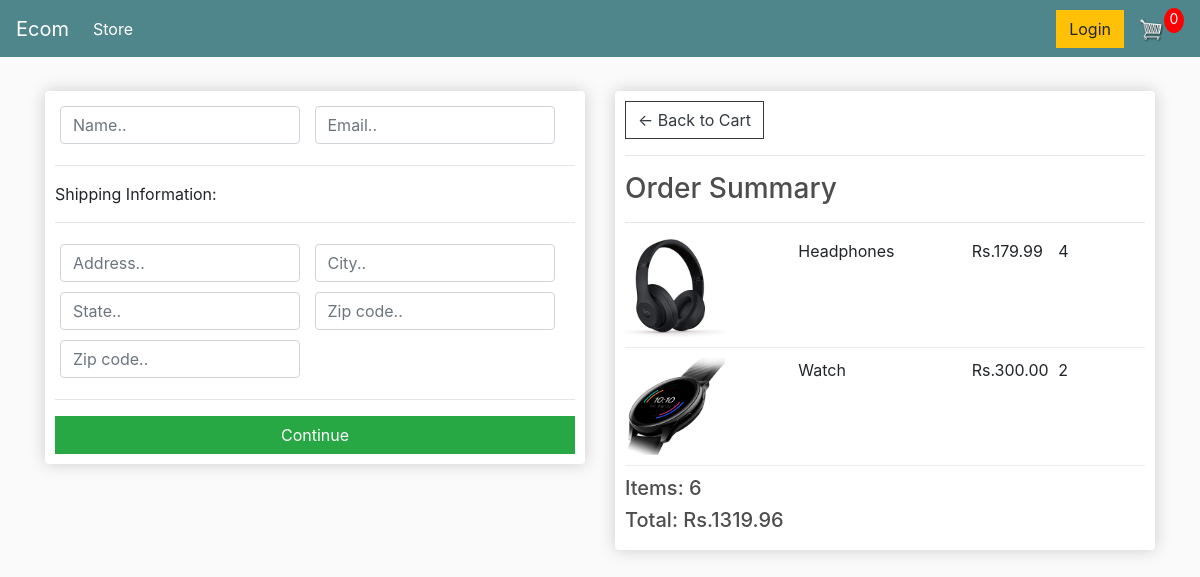
Screenshot of /checkout/ (signed in) with the database file from the repository.
### store/models.py (models this page shows, shortened)
class OrderItem(models.Model):
    product = models.ForeignKey(Product, on_delete=models.SET_NULL, null=True)
    order = models.ForeignKey(Order, on_delete=models.SET_NULL, null=True)
    quantity = models.IntegerField(default=0, null=True, blank=True)
    date_added = models.DateTimeField(auto_now_add=True)
    @property
    def get_total(self):
        total = self.product.price * self.quantity
        return total

class Product(models.Model):
    name = models.CharField(max_length=200, null=True)
    price = models.FloatField()
    digital = models.BooleanField(default=False, null=True, blank=True)
    image = models.ImageField(null=True, blank=True)
    @property
    def imageURL(self):
        try:
            url = self.image.url
        except:
            url = ''
        return url

class Order(models.Model):
    customer = models.ForeignKey(
        Customer, on_delete=models.SET_NULL, null=True, blank=True)
    date_ordered = models.DateTimeField(auto_now_add=True)
    complete = models.BooleanField(default=False, null=True, blank=False)
    transaction_id = models.CharField(max_length=100, null=True)
    @property
    def get_cart_total(self):
        orderitems = self.orderitem_set.all()
        total = sum([item.get_total for item in orderitems])
        return total
    @property
    def get_cart_items(self):
        orderitems = self.orderitem_set.all()
        total = sum([item.quantity for item in orderitems])
        return total

### store/views.py (the view)
# urls.py: path('checkout/', views.checkout, name="checkout"),
def checkout(request):
    if request.user.is_authenticated:
        customer = request.user.customer
        order, created = Order.objects.get_or_create(
            customer=customer, complete=False)
        items = order.orderitem_set.all()
    else:
        order = {'get_cart_total': 0, 'get_cart_items': 0}
        items = []
    context = {'items': items, 'order': order}
    return render(request, 'store/checkout.html', context)

### store/templates/store/checkout.html (shortened to what this page needs)
{% extends 'store/main.html' %}
{% load static %}
{% block content %}
     <div class="row">
		<div class="col-lg-6">
			<div class="box-element" id="form-wrapper">
				<form id="form">
					<div id="user-info">
						<div class="form-field">
							<input required class="form-control" type="text" name="name" placeholder="Name..">
						</div>
						<div class="form-field">
							<input required class="form-control" type="email" name="email" placeholder="Email..">
						</div>
					</div>
					<div id="shipping-info">
						<hr>
						<p>Shipping Information:</p>
						<hr>
						<div class="form-field">
							<input class="form-control" type="text" name="address" placeholder="Address..">
						</div>
						<div class="form-field">
							<input class="form-control" type="text" name="city" placeholder="City..">
						</div>
						<div class="form-field">
							<input class="form-control" type="text" name="state" placeholder="State..">
						</div>
						<div class="form-field">
							<input class="form-control" type="text" name="zipcode" placeholder="Zip code..">
						</div>
						<div class="form-field">
							<input class="form-control" type="text" name="country" placeholder="Zip code..">
						</div>
					</div>
					<hr>
					<input id="form-button" class="btn btn-success btn-block" type="submit" value="Continue">
				</form>
			</div>
			<br>
		</div>
		<div class="col-lg-6">
			<div class="box-element">
				<a  class="btn btn-outline-dark" href="{% url 'cart' %}">&#x2190; Back to Cart</a>
				<hr>
				<h3>Order Summary</h3>
				<hr>
				{% for item in items %}
				<div class="cart-row">
					<div style="flex:2"><img class="row-image" src="{{item.product.imageURL}}"></div>
					<div style="flex:2"><p>{{item.product.name}}</p></div>
					<div style="flex:1"><p>Rs.{{item.product.price|floatformat:2}}</p></div>
					<div style="flex:1"><p>{{item.quantity}}</p></div>
				</div>
				{% endfor %}
				<h5>Items:   {{order.get_cart_items}}<h5>
				<h5>Total:   Rs.{{order.get_cart_total|floatformat:2}}<h5>
			</div>
		</div>
	</div>
{% endblock content %}

### static/css/main.css (style rules this page uses)
body { background-color: hsl(0, 0%, 98%); }
h1, h2, h3, h4, h5, h6 { color: hsl(0, 0%, 30%); }
.box-element { box-shadow: hsl(0, 0%, 80%) 0 0 16px; background-color: #fff; border-radius: 4px; padding: 10px; }
.col-lg-4, .col-lg-6, .col-lg-8, .col-lg-12 { margin-top: 10px; }
.btn { border-radius: 0; }
.row-image { width: 100px; }
.form-field { width: 250px; display: inline-block; padding: 5px; }
.cart-row { display: flex; align-items: flex-stretch; padding-bottom: 10px; margin-bottom: 10px; border-bottom: 1px solid #ececec; }

### rows the page displays
OrderItem: product.imageURL (picture), product.name "Headphones", product.price "179.99", quantity "4"
OrderItem: product.imageURL (picture), product.name "Watch", product.price "300.00", quantity "2"
Order: get_cart_items "6", get_cart_total "1319.96"
